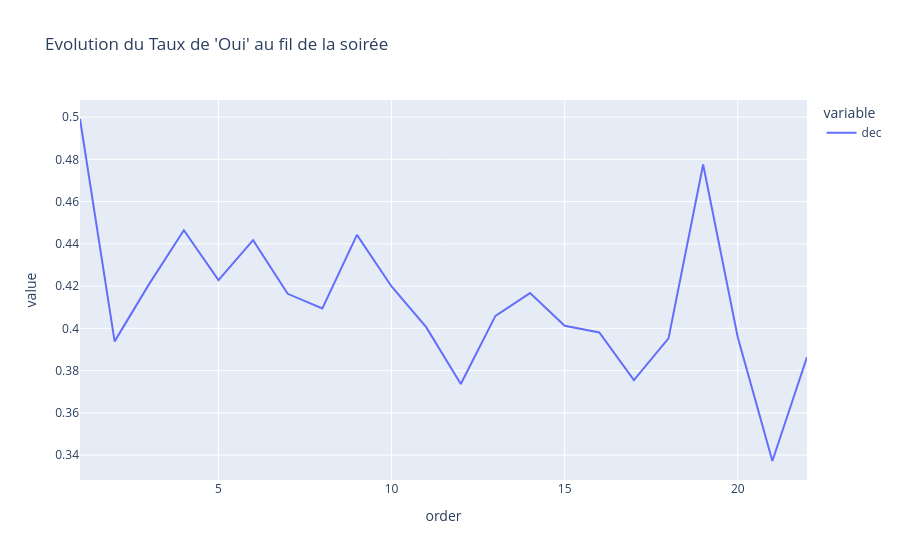

Notebook source saved alongside this figure:
### Code cell
# C'est magique : tu vois la "courbe de l'ennui" se dessiner
df_mean_by_order = df_question_5.groupby('order')['dec'].mean()
fig = px.line(df_mean_by_order, title="Evolution du Taux de 'Oui' au fil de la soirée")
fig.show()

### Figure 1 — Plotly figure (JSON) as saved in the notebook; plotly's stock layout.template omitted (floating-point values rounded to 4 significant figures)
{"data": [{"hovertemplate": "variable=dec<br>order=%{x}<br>value=%{y}<extra></extra>", "legendgroup": "dec", "line": {"color": "#636efa", "dash": "solid"}, "marker": {"symbol": "circle"}, "mode": "lines", "name": "dec", "orientation": "v", "showlegend": true, "type": "scatter", "x": [1, 2, 3, 4, 5, 6, 7, 8, 9, 10, 11, 12, 13, 14, 15, 16, 17, 18, 19, 20, 21, 22], "xaxis": "x", "y": [0.4991, 0.3938, 0.4211, 0.4465, 0.4229, 0.4418, 0.4163, 0.4094, 0.4442, 0.4198, 0.4005, 0.3737, 0.4059, 0.4167, 0.4012, 0.398, 0.3755, 0.3953, 0.4775, 0.3958, 0.3372, 0.3864], "yaxis": "y"}], "layout": {"legend": {"title": {"text": "variable"}, "tracegroupgap": 0}, "title": {"text": "Evolution du Taux de 'Oui' au fil de la soirée"}, "xaxis": {"anchor": "y", "domain": [0, 1], "title": {"text": "order"}}, "yaxis": {"anchor": "x", "domain": [0, 1], "title": {"text": "value"}}}}
